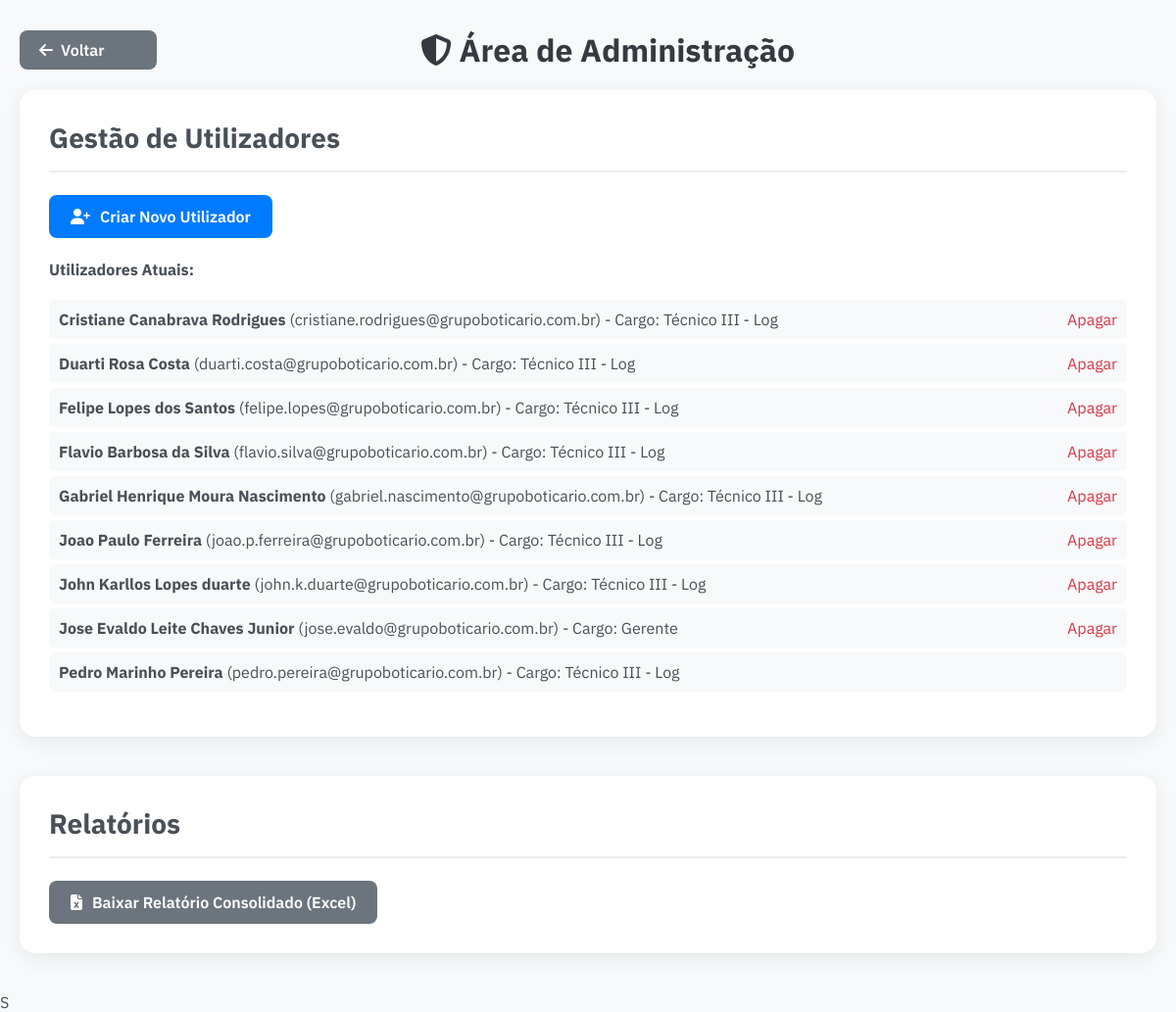
The page /dev (signed in) on the database as committed earlier.
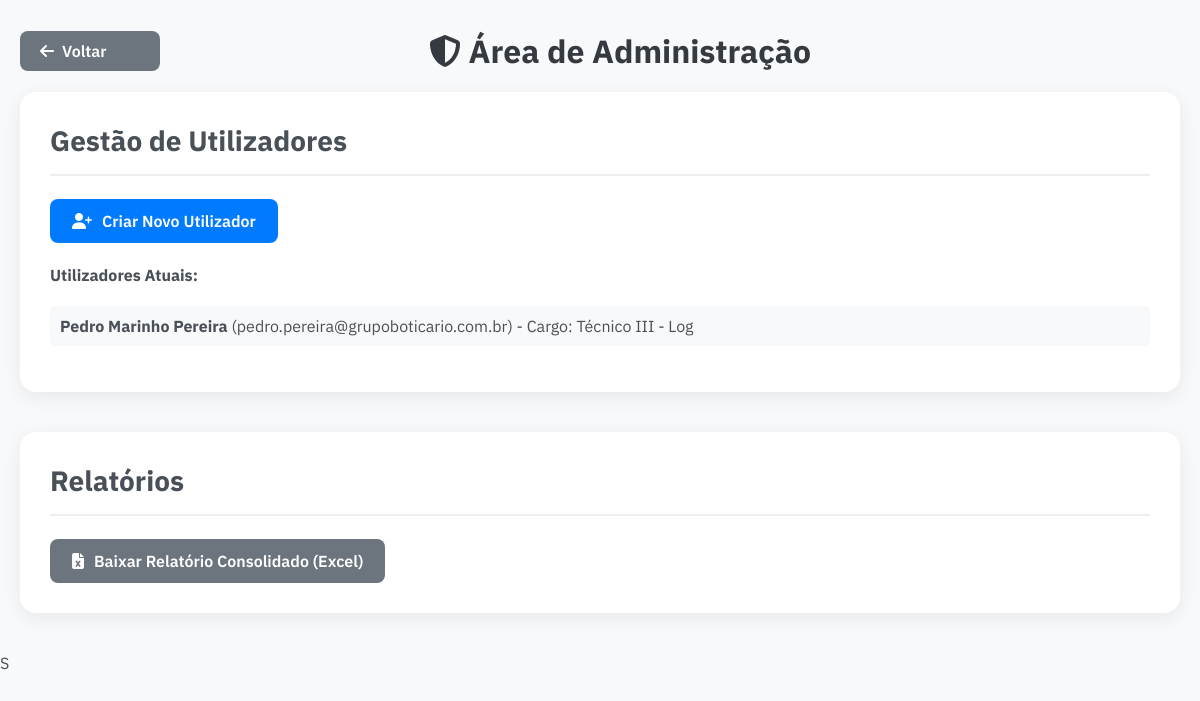
The same page on the database as committed later.
### app.py (models this page shows)
class User(UserMixin, db.Model):
    __tablename__ = 'users'
    id = db.Column(db.Integer, primary_key=True)
    nome = db.Column(db.String(150), nullable=False)
    email = db.Column(db.String(150), unique=True, nullable=False)
    cargo = db.Column(db.String(100))
    password = db.Column(db.String(255), nullable=False)
    force_password_reset = db.Column(db.Boolean, default=False)

### app.py (the view)
@app.route('/dev')
@login_required
@admin_required
def dev_dashboard():
    all_users = User.query.order_by(User.nome).all()
    return render_template('dev_dashboard.html', users=all_users)

### app.py (called while the page is built)
def admin_required(f):
    @wraps(f)
    def decorated_function(*args, **kwargs):
        if not current_user.is_authenticated or current_user.email != 'pedro.pereira@grupoboticario.com.br': # <--- LINHA ALTERADA
            flash("Acesso não autorizado a esta área.", "danger")
            return redirect(url_for('home'))
        return f(*args, **kwargs)
    return decorated_function

@login_manager.user_loader
def load_user(user_id):
    return User.query.get(int(user_id))

### templates/dev_dashboard.html (shortened to what this page needs)
<!DOCTYPE html>
<html lang="pt-BR">
<head>
    <link rel="stylesheet" href="{{ url_for('static', filename='css/style.css') }}">
</head>
<body>
    <div class="container">
        <div class="header-com-voltar">
            <a href="{{ url_for('dashboard_setores') }}" class="back-btn">
                <i class="fa-solid fa-arrow-left"></i> Voltar
            </a>
            <h1><i class="fa-solid fa-shield-halved"></i> Área de Administração</h1>
        </div>
        <div class="turno-section">
            <h2>Gestão de Utilizadores</h2>
            <div style="margin-bottom: 20px;">
                <a href="{{ url_for('dev_create_user') }}" class="btn-detalhamento" style="background-color: #007bff;"><i class="fa-solid fa-user-plus"></i> Criar Novo Utilizador</a>
            </div>
            <h4>Utilizadores Atuais:</h4>
            <ul style="list-style: none; padding: 0;">
                {% for user in users %}
                <li style="background: #f8f9fa; padding: 10px; border-radius: 5px; margin-bottom: 5px; display: flex; justify-content: space-between; align-items: center;">
                    <span><strong>{{ user.nome }}</strong> ({{ user.email }}) - Cargo: {{ user.cargo }}</span>
                    {% if user.id != current_user.id %}
                    <a href="{{ url_for('dev_delete_user', user_id=user.id) }}" onclick="return confirm('Tem a certeza que quer apagar este utilizador?')" style="color: #dc3545; text-decoration: none;">Apagar</a>
                    {% endif %}
                </li>
                {% endfor %}
            </ul>
        </div>
        <div class="turno-section">
            <h2>Relatórios</h2>
            <a href="{{ url_for('download_consolidado') }}" class="btn-detalhamento"><i class="fa-solid fa-file-excel"></i> Baixar Relatório Consolidado (Excel)</a>
        </div>
    </div>
</body>
</html>S

Rows that differ between the two databases and show on the page:
removed User: nome "Cristiane Canabrava Rodrigues", email "cristiane.rodrigues@grupoboticario.com.br", cargo "Técnico III - Log"
removed User: nome "Duarti Rosa Costa", email "duarti.costa@grupoboticario.com.br", cargo "Técnico III - Log"
removed User: nome "Felipe Lopes dos Santos", email "felipe.lopes@grupoboticario.com.br", cargo "Técnico III - Log"
removed User: nome "Flavio Barbosa da Silva", email "flavio.silva@grupoboticario.com.br", cargo "Técnico III - Log"
removed User: nome "Gabriel Henrique Moura Nascimento", email "gabriel.nascimento@grupoboticario.com.br", cargo "Técnico III - Log"
removed User: nome "Joao Paulo Ferreira", email "joao.p.ferreira@grupoboticario.com.br", cargo "Técnico III - Log"
removed User: nome "John Karllos Lopes duarte", email "john.k.duarte@grupoboticario.com.br", cargo "Técnico III - Log"
removed User: nome "Jose Evaldo Leite Chaves Junior", email "jose.evaldo@grupoboticario.com.br", cargo "Gerente"
